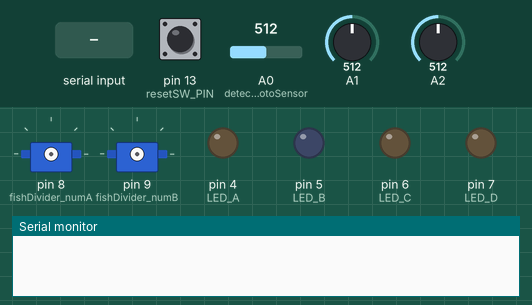
Bench run of a sketch on a simulated Arduino Uno, built with avr-gcc and run on an emulated ATmega328P. On the bench: 2 × servo, output pins drawn as LEDs (lit = HIGH), the last lines printed to the serial monitor. The inputs (shaded band) are chosen by the test bench; at power-on: A1 = 512, pin 13 (resetSW_PIN) LOW, A0 (detectPhotoSensor) = 512, A2 = 512.

Above: at 1.2 s.
1.3 s: "1" received over Serial
2.8 s: A1 set to 104
4.3 s: A1 set to 91
At 5.1 s:
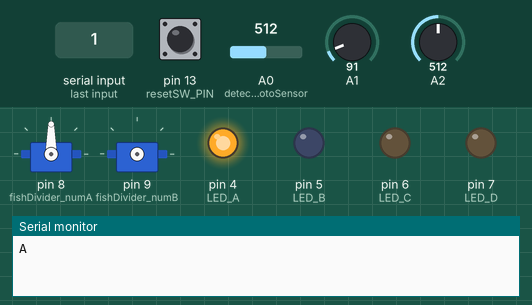
At 7.06 s:
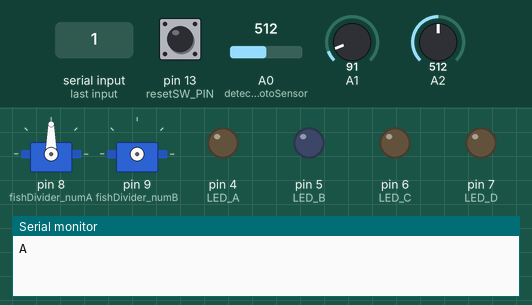
7.3 s: "2" received over Serial
At 28.0 s:
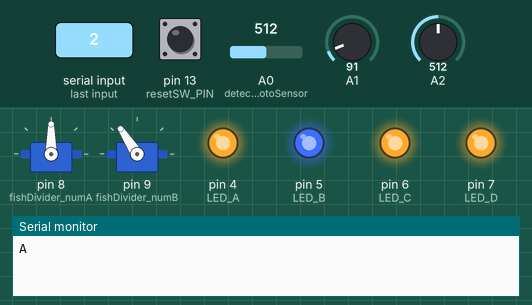
Timing chart, 0 to 28.8 s (numbered marks = the images above; inputs shaded):
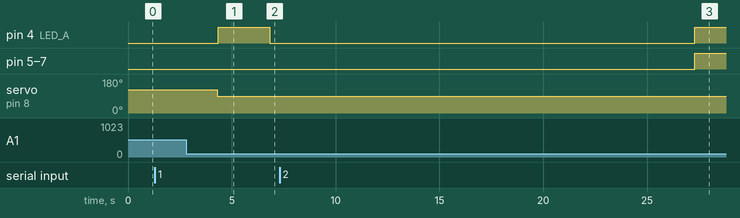

The sketch:

Arduino_main.ino
```cpp
// jetson -> arduino : 1 2 3 4 수신받은 메세지
// arduino -> jetson : A B C D 송신하는 메세지

#include <Servo.h> // 서보모터
#include <SoftwareSerial.h> // 시리얼 통신

// 핀 설정
Servo fishDivider_ServoA; // A ~ C분류 서보모터
Servo fishDivider_ServoB;
Servo fishDivider_ServoC;

const int LED_A = 4; // A ~ D 통로별 LED (A ~ C : Green / D : Red)
const int LED_B = 5;
const int LED_C = 6;
const int LED_D = 7; // Red

const int fishDivider_numA = 8; // A ~ C 분류 모터
const int fishDivider_numB = 9;
const int fishDivider_numC = 10;

const int resetSW_PIN = 13; // 서보모터 reset 버튼

// 논리 변수
int photoThreshold = 100; // 광센서 threshold
bool detectValue = 0; // 최초로 컨베이어 벨트의 물고기 감지
bool objectDetect = 1;
const int detectPhotoSensor = 0; // 최초의 물고기 인식 광센서
int lazer_count = 0; // 불완전한 레이저 작동 오류를 방지하기 위한 카운트
bool divide_result = 1; // 광센서 분류 결과

bool divide_state = 0; // 메인에서 분리 State ON/OFF
int count = 0; // LED Timer Delay
int main_state = 1; // 메인 함수 switch문 작동

// 물고기 감지 설정 관련 타이머 변수
unsigned long currentTime = 0;
unsigned long stateChangeStartTime = 0;
const unsigned long undetectedTime = 20000; // 20초간 물체 미감지시 작동

// 데이터 저장 공간
char fishDivide = {}; // 물고기 분류값
char jetsonSend = {}; // 젯슨에서 보낸 메세지

// 최초로 컨베이어 벨트의 물고기 감지
void firstDetect() {
    int firstPhotoSensor = analogRead(detectPhotoSensor); // 물체 인식 센서 작동
    if (firstPhotoSensor > photoThreshold) {
        detectValue = 0;
    }
    else if (firstPhotoSensor <= photoThreshold) {
        detectValue = 1;
    }
}

void divide(bool divide_state) { // 물고기 분류 시작 - 종료 - Jetson으로 결과 송신
    if (divide_state == 1) {
        if (fishDivide == '1') { // 1번 모터 작동
            fishDivider_ServoA.attach(fishDivider_numA);
            fishDivider_ServoA.write(123); // 통로로 물고기가 들어가게 모터 작동
            photoState(1);
        }
        else if (fishDivide == '2') {
            fishDivider_ServoB.attach(fishDivider_numB);
            fishDivider_ServoB.write(123);
            photoState(2);
        }
        else if (fishDivide == '3') {
            fishDivider_ServoC.attach(fishDivider_numC);
            fishDivider_ServoC.write(123);
            photoState(3);
        }
        else {
            photoState(4);
        }
        divide_state = 0; // 분류 완료
    }
}

// 광센서로 물고기 감지 이후 카운터 및 서보모터 작동
int photoState(int photoSensorNum) {
    divide_result = 1;
    while (1) {
        int photoValue = analogRead(photoSensorNum);  // photoSensorNum : 1 ~ 4 = A1 ~ A4
        if (photoValue < photoThreshold) {
            break; // 물고기 감지시 while문 탈출
        }
        else {
            currentTime = millis(); // 현재 시간 실시간 갱신
            if (currentTime - stateChangeStartTime >= undetectedTime) { // 설정한 시간이 지났을때 실행
                stateChangeStartTime = currentTime; // 변경 시간 갱신
                divide_result = 0;
                main_state = 2; // 메인 함수 변경
                break;
            }
            continue;
        }
    }

    if (divide_result == 1) {
        if (photoSensorNum == 1) { // 1번 수조 카운트
            fishDivider_ServoA.write(90); // 문 닫기
            delay(50);
            fishDivider_ServoA.detach();
            digitalWrite(LED_A, HIGH);
            Serial.print('A');
        }
        else if (photoSensorNum == 2) { // 2번 수조 카운트
            fishDivider_ServoB.write(90);
            delay(50);
            fishDivider_ServoB.detach();
            digitalWrite(LED_B, HIGH);
            Serial.print('B');
        }
        else if (photoSensorNum == 3) { // 3번 수조 카운트
            fishDivider_ServoC.write(90);
            delay(50);
            fishDivider_ServoC.detach();
            digitalWrite(LED_C, HIGH);
            Serial.print('C');
        }
        else if (photoSensorNum == 4) { // 4번 수조 카운트
            digitalWrite(LED_D, HIGH);
            Serial.print('D');
        }
    }

    fishDivide = '0';
    count = 0; // LED를 Off하기 위한 초기화 변수
}

void LEDdelay_Off() { // LED 모두 Off하는 함수
    if (count == 20000) {
        digitalWrite(LED_A, LOW); digitalWrite(LED_B, LOW);
        digitalWrite(LED_C, LOW); digitalWrite(LED_D, LOW);
    }
    count++;
}

// 서보모터 및 통신 세팅
void setup() {
    Serial.begin(9600); // 화면 출력
    //fishDivider_ServoA.attach(fishDivider_numA); // 모터 A ~ C 세팅
    //fishDivider_ServoB.attach(fishDivider_numB);
    //fishDivider_ServoC.attach(fishDivider_numC);
    pinMode(LED_A, OUTPUT); pinMode(LED_B, OUTPUT); // LED A ~ D 세팅
    pinMode(LED_C, OUTPUT); pinMode(LED_D, OUTPUT);
    pinMode(resetSW_PIN, INPUT);
}

// 메인 함수
void loop() {
    switch (main_state) {
    case 1:
        firstDetect(); // 최초로 컨베이어 벨트의 물고기 감지

        if ((detectValue == 1) && (objectDetect == 1)) { // 물체 감지시 jetson으로 메세지 송신
            Serial.print('S'); // 최초에 물고기 감지시 'S'를 jetson으로 송신
            objectDetect = 0;
        }
        else if ((detectValue == 0) && (objectDetect == 0) && (lazer_count > 100)) {
            objectDetect = 1;
            lazer_count = 0;
            return;
        }

        if (Serial.available()) { // 통신이 확인 되었을때 시행
            fishDivide = Serial.read();
            stateChangeStartTime = millis(); // 데이터 입력된 시간 설정
            divide_state = 1;
        }
        else {
            divide_state = 0;
        }

        divide(divide_state); // 물고기 분류 시작 - 종료 - Jetson으로 결과 송신
        LEDdelay_Off(); // LED A ~ D Off
        lazer_count++;
        break;

    case 2: // 물고기가 일정 시간동안 감지가 안되었을 경우 LED 4개 ON
        divide_result = 0;
        digitalWrite(LED_A, HIGH); digitalWrite(LED_B, HIGH);
        digitalWrite(LED_C, HIGH); digitalWrite(LED_D, HIGH);
        if (digitalRead(resetSW_PIN)) { // 스위치를 누르면 해제 및 초기화
            digitalWrite(LED_A, LOW); digitalWrite(LED_B, LOW);
            digitalWrite(LED_C, LOW); digitalWrite(LED_D, LOW);
            fishDivider_ServoA.attach(fishDivider_numA);
            fishDivider_ServoA.write(90);
            delay(50);
            fishDivider_ServoA.detach();

            fishDivider_ServoB.attach(fishDivider_numB);
            fishDivider_ServoB.write(90);
            delay(50);
            fishDivider_ServoB.detach();

            fishDivider_ServoC.attach(fishDivider_numC);
            fishDivider_ServoC.write(90);
            delay(50);
            fishDivider_ServoC.detach();
            main_state = 1;
        }
    }
}
```

Measured:
- the behaviour switches between 100 and 99 on A1 (found by bisection; images 0 and 1)
- after the input at 2.8 s, every drawn part: stays the same
- after the input at 4.3 s, pin 4 (LED_A): LOW → HIGH after 0.05 s, → LOW 2.5 s later; servo on pin 8 (fishDivider_numA): 123° → 90° at once
- after the input at 7.3 s, pin 4 (LED_A), pin 5 (LED_B), pin 6 (LED_C), pin 7 (LED_D): LOW → HIGH after 20.0 s
